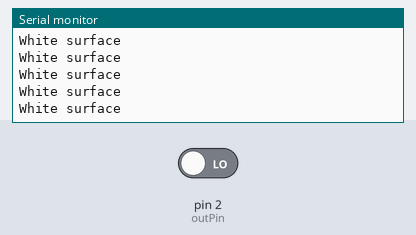
Recording of a sketch running on a simulated Arduino Uno, built with avr-gcc and run on an emulated ATmega328P. Shown: the last lines printed to the serial monitor. Inputs (shaded band) come from the test bench; at power-on: pin 2 (outPin) LOW.

Above: at 1.2 s.
1.3 s: pin 2 (outPin) driven HIGH
At 2.4 s:
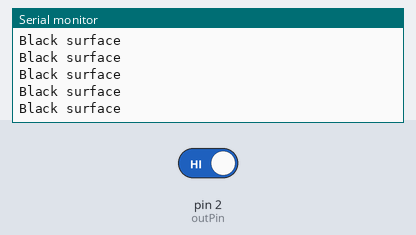
3.2 s: pin 2 (outPin) driven LOW
At 4.0 s:
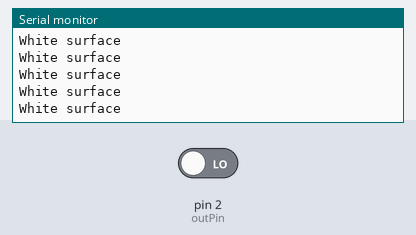
6.2 s: pin 2 (outPin) driven HIGH
At 7.2 s:
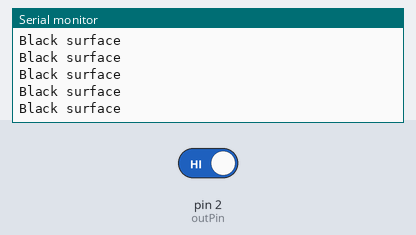
9.2 s: pin 2 (outPin) driven LOW
At 10.3 s:
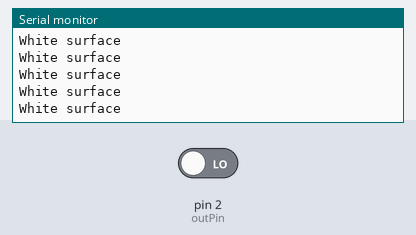
12.2 s: pin 2 (outPin) driven HIGH
At 13.1 s:
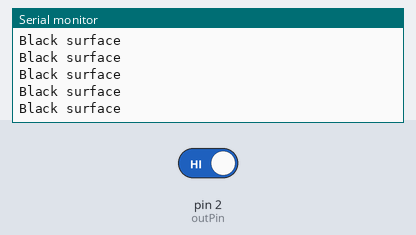

The sketch:

IR_sensor_example.ino
```cpp
int outPin = 2;

void setup() {
  Serial.begin(9600);
  pinMode(outPin, INPUT);
}

void loop() {
  int out = digitalRead(outPin);

  if (out == 1){
    Serial.println("Black surface");
  }

  if (out == 0){
    Serial.println("White surface");
  }

  // NEXT STEPS:
  // 1. Using the same idea as above, how would be check that two sensors are on a white surface?
  // 2. For line following, if one sensor is on a black surface (a line), how should we maneuver?

}
```

Measured:
- after the input at 1.3 s, the serial monitor: prints a new line after 0.07 s (image 1)
